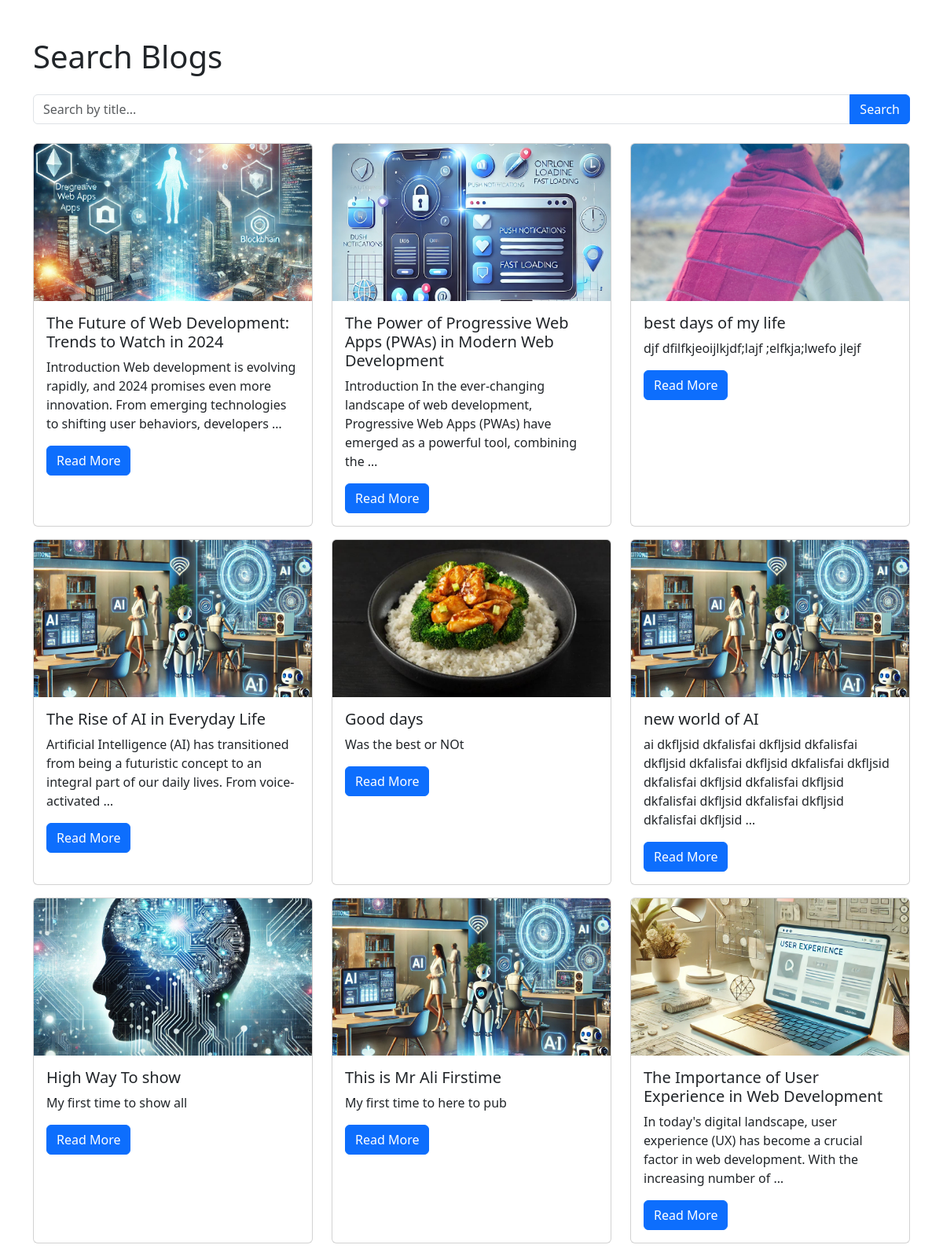
/filter_view/, run on the app's committed database.
### app/models.py (models this page shows, shortened)
class Blog(models.Model):
    STATUS = (('submitted','submitted'),('pending','pending'),('verified','verified'),('rejected','rejected'))
    user = models.ForeignKey(User,on_delete=models.CASCADE)
    title = models.CharField(max_length=233,unique= True)
    content = models.TextField()
    image = models.ImageField(blank=True,upload_to='blog_images/')
    blog_url = models.URLField(blank=True)
    video = models.CharField(max_length=122,blank=True)
    created_at = models.DateTimeField(auto_now_add=True)
    updated_at = models.DateTimeField(auto_now=True)
    feed_back_to_user = models.CharField(blank=True,max_length=200)
    status = models.CharField(blank=True,choices=STATUS,max_length=20,default='submitted')

### app/views.py (the view)
# urls.py: path('filter_view/',filter_view,name ='filter_view'),
def filter_view(request):
    query = request.GET.get('q', '')  # Get the search query from the request
    if query:
        blogs = Blog.objects.filter(Q(title__icontains=query) | Q(content__icontains=query)) # Filter blogs by title containing the search query
    else:
        blogs = Blog.objects.all()  # If no query, return all blogs
    return render(request, 'filter.html', {'blogs': blogs, 'query': query})

### templates/filter.html (shortened to what this page needs)
<!DOCTYPE html>
<html lang="en">
<head>
    <link href="https://cdn.jsdelivr.net/npm/bootstrap@5.3.0-alpha1/dist/css/bootstrap.min.css" rel="stylesheet">
</head>
<body>
    <div class="container mt-5">
        <h1 class="mb-4">Search Blogs</h1>
        <form method="GET" class="input-group mb-4">
            <input type="text" name="q" class="form-control" placeholder="Search by title..." value="{{ query }}">
            <button class="btn btn-primary" type="submit">Search</button>
        </form>
        <div class="row">
            {% if blogs %}
                {% for blog in blogs %}
                    <div class="col-md-4 mb-3">
                        <div class="card h-100">
                            <img src="{{ blog.image.url }}" class="card-img-top" alt="Blog Image" style="max-height: 200px; object-fit: cover;">
                            <div class="card-body">
                                <h5 class="card-title">{{ blog.title }}</h5>
                                <p class="card-text">{{ blog.content|truncatewords:20 }}</p>
                                <a href="{{ blog.blog_url }}" class="btn btn-primary" target="_blank">Read More</a>
                            </div>
                        </div>
                    </div>
                {% endfor %}
            {% else %}
                <p>No blogs found.</p>
            {% endif %}
        </div>
    </div>
</body>
</html>

### data on the page
Blog: image (picture), title "The Future of Web Development: Trends to Watch in 2024", content "Introduction Web development is evolving rapidly, and 2024 promises even more innovation. From emerging technologies to shifting user behaviors, developers …"
Blog: image (picture), title "The Power of Progressive Web Apps (PWAs) in Modern Web Development", content "Introduction In the ever-changing landscape of web development, Progressive Web Apps (PWAs) have emerged as a powerful tool, combining the …"
Blog: image (picture), title "best days of my life", content "djf dfilfkjeoijlkjdf;lajf ;elfkja;lwefo jlejf"
Blog: image (picture), title "The Rise of AI in Everyday Life", content "Artificial Intelligence (AI) has transitioned from being a futuristic concept to an integral part of our daily lives. From voice-activated …"
Blog: image (picture), title "Good days", content "Was the best or NOt"
Blog: image (picture), title "new world of AI", content "ai dkfljsid dkfalisfai dkfljsid dkfalisfai dkfljsid dkfalisfai dkfljsid dkfalisfai dkfljsid dkfalisfai dkfljsid dkfalisfai dkfljsid dkfalisfai dkfljsid dkfalisfai dkfljsid dkfalisfai dkfljsid …"
Blog: image (picture), title "High Way To show", content "My first time to show all"
Blog: image (picture), title "This is Mr Ali Firstime", content "My first time to here to pub"
Blog: image (picture), title "The Importance of User Experience in Web Development", content "In today's digital landscape, user experience (UX) has become a crucial factor in web development. With the increasing number of …"
